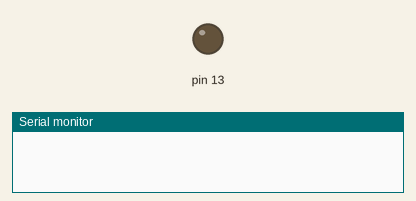
This sketch was run on a simulated Arduino Uno, built with avr-gcc and run on an emulated ATmega328P. On the bench: output pins drawn as LEDs (lit = HIGH), the last lines printed to the serial monitor.

Above: at 0.1 s.
At 32.1 s:
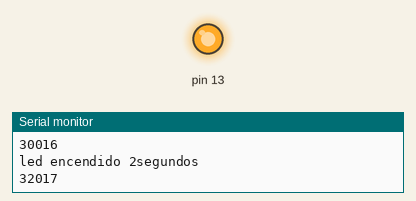
Timing chart, 0 to 37.5 s (numbered marks = the images above):
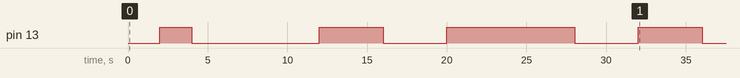

Measured:
- by itself, pin 13: LOW → HIGH at 2.0 s, → LOW 2.0 s later, → HIGH 8.0 s later, → LOW 4.0 s later, … (8 changes in this stretch)

The sketch:

r_milis_para_evitar_delay_en_arduino_no_interrupciones_encen.ino
```cpp
long unsigned tiempo;//


void setup() {
  // put your setup code here, to run once:
  Serial.begin(9600);
  pinMode(13,OUTPUT);
  tiempo=millis();//tiempo en milis desde que empezamos el programa
}

void loop()
{
  // put your main code here, to run repeatedly:
  encender();
//  apagar();
}


void encender() {
  // put your main code here, to run repeatedly:
  if(millis() - tiempo >2000){
    digitalWrite(13,1);
    Serial.println("led encendido 2segundos");
    tiempo=millis();//para que se ponga a cero y vuelva a empezar
    Serial.println(tiempo);

  } else if(millis() - tiempo >2000){
    digitalWrite(13,0);
    Serial.println("led apagado 2segundos");
    tiempo=millis();//para que se ponga a cero y vuelva a empezar
    long unsigned millis=0;
    Serial.println(tiempo);

    }}
```
